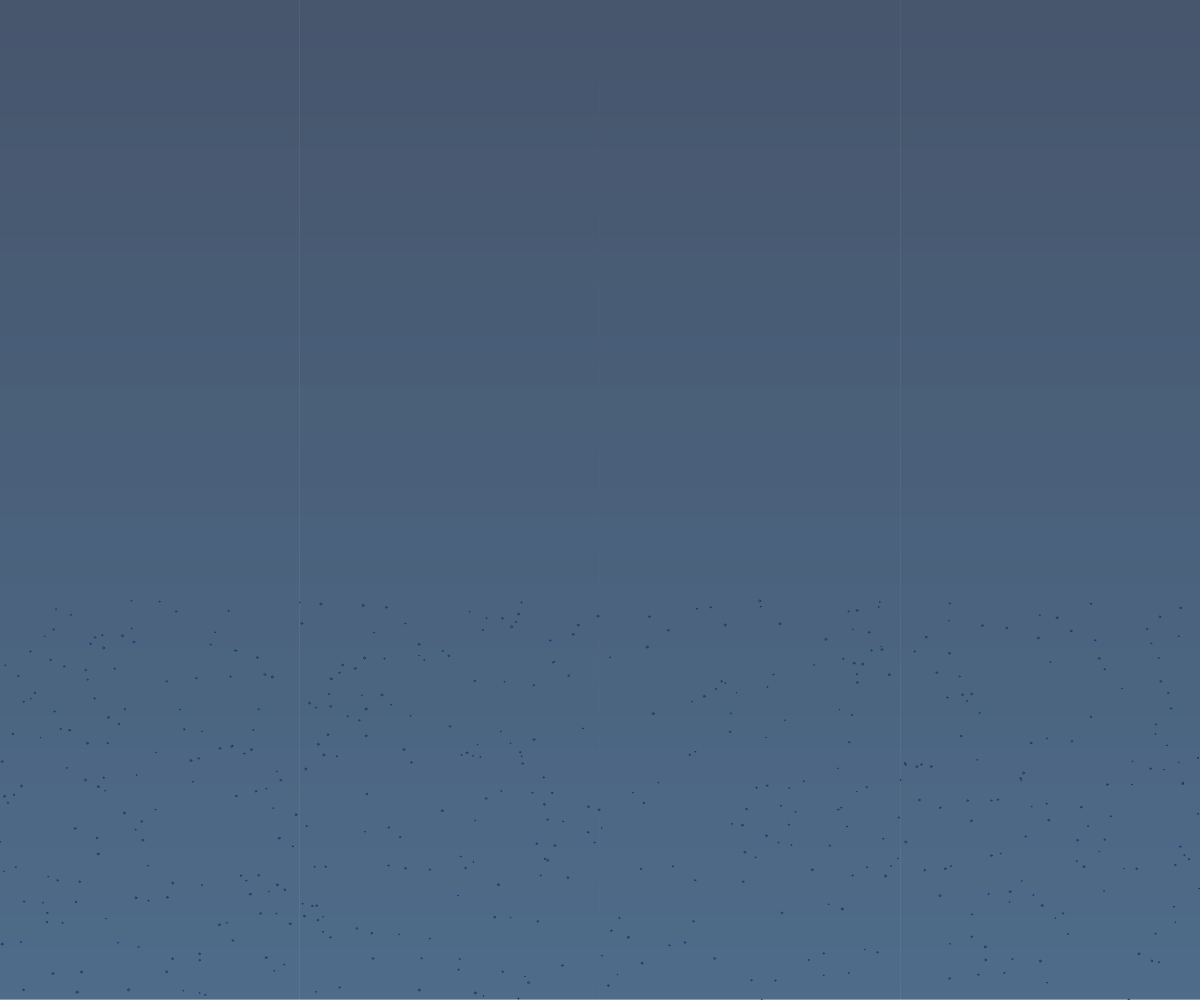
Frame 1 (no input)
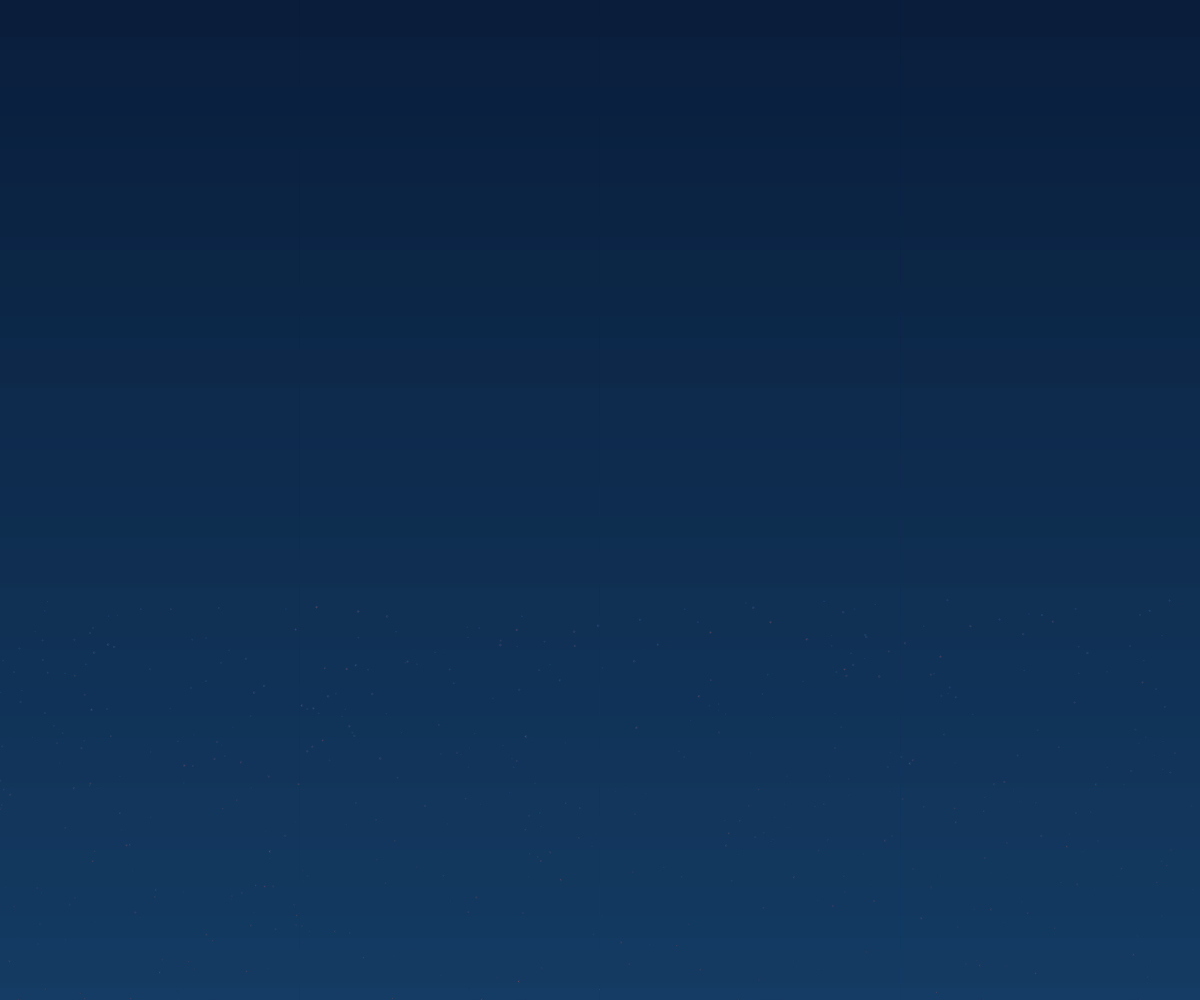
Frame 60 (no input)
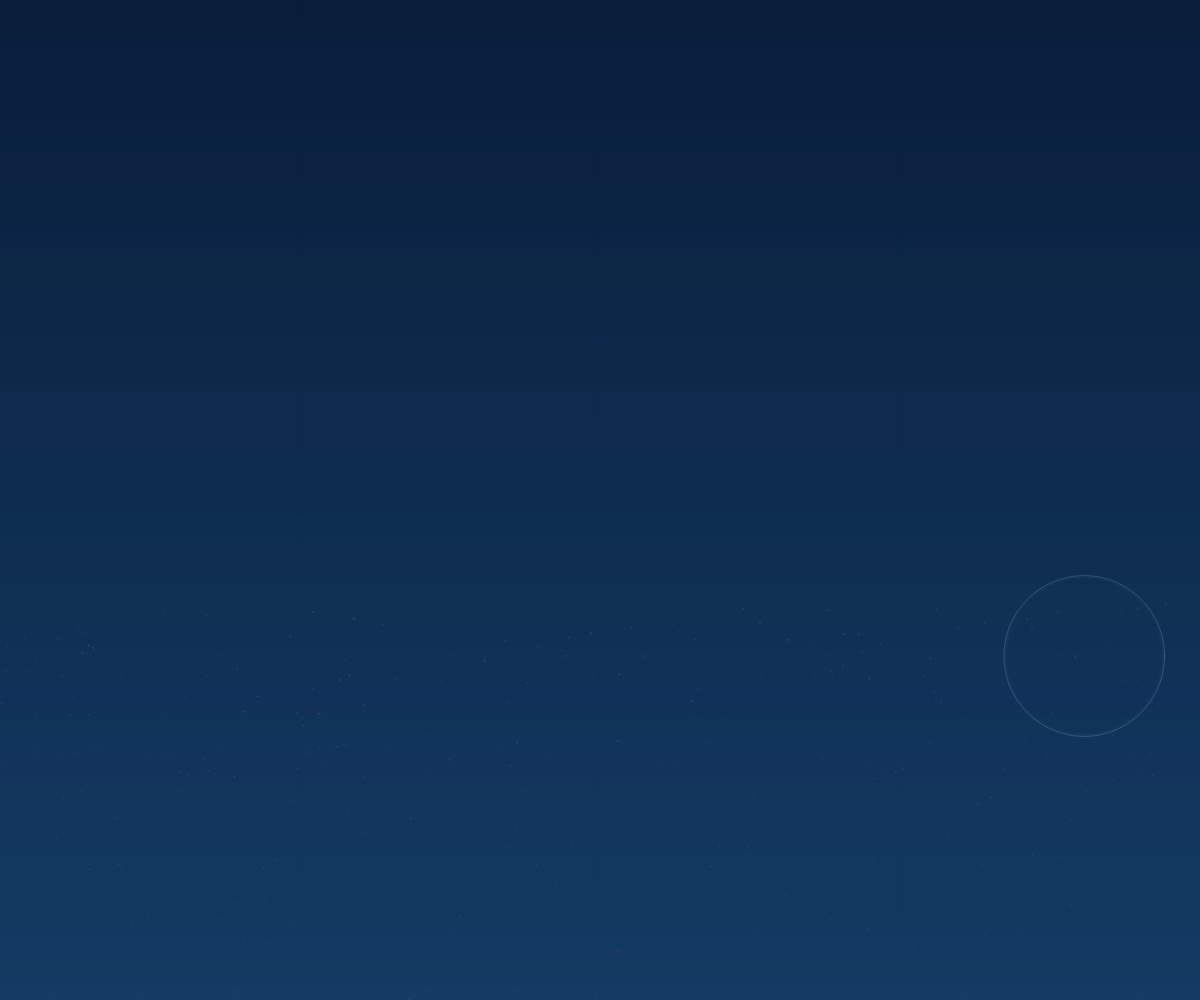
Frame 120 (the mouse pressed at the canvas centre since frame 60)

The p5.js sketch that drew these frames (run headless with seeded random() and noise() and a simulated clock; from frame 60 on, the mouse is pressed at the canvas centre):

// p5.js sketch
// ── sketch.js
let current = [];
let waterParticles = [];
let ripples = [];

function setup() {
  createCanvas(windowWidth, windowHeight);
  noStroke();
  
  // Create water particles with subtle movement
  for (let i = 0; i < 500; i++) {
    waterParticles.push({
      x: random(width),
      y: random(height * 0.6, height),
      size: random(0.5, 2),
      speed: random(0.1, 0.5),
      angle: random(TWO_PI),
      originalAngle: random(TWO_PI),
      hue: random(180, 220),
      saturation: random(60, 90),
      brightness: random(70, 90)
    });
  }
  
  // Initialize ripples array
  for (let i = 0; i < 20; i++) {
    ripples.push({
      x: 0,
      y: 0,
      radius: 0,
      maxRadius: random(80, 150),
      alpha: 0,
      speed: random(0.8, 1.5)
    });
  }
}

function draw() {
  // Subtle background gradient
  for (let y = 0; y < height; y++) {
    let inter = map(y, 0, height, 0, 1);
    let c = lerpColor(color(10, 30, 60), color(20, 60, 100), inter);
    stroke(c);
    line(0, y, width, y);
  }
  
  // Draw water background particles
  for (let p of waterParticles) {
    // Update angle with subtle noise-based movement
    let n = noise(p.x * 0.002, p.y * 0.002, frameCount * 0.01) * TWO_PI;
    p.angle = lerp(p.angle, n, 0.05);
    
    // Apply movement with ripple interaction
    let minDist = Infinity;
    let rippleForce = { x: 0, y: 0 };
    
    for (let ripple of ripples) {
      if (ripple.alpha > 0) {
        let dx = p.x - ripple.x;
        let dy = p.y - ripple.y;
        let dist = Math.sqrt(dx * dx + dy * dy);
        
        // Only affect particles near ripples
        if (dist < ripple.maxRadius && dist > 0) {
          let force = map(dist, 0, ripple.maxRadius, 1, 0.1);
          rippleForce.x += (dx / dist) * force;
          rippleForce.y += (dy / dist) * force;
        }
      }
    }
    
    // Apply the ripple force to particle angle
    p.angle += rippleForce.x * 0.02;
    
    p.x += cos(p.angle) * p.speed;
    p.y += sin(p.angle) * p.speed;
    
    if (p.x < 0 || p.x > width) p.angle = PI - p.angle;
    if (p.y < height * 0.6 || p.y > height) p.angle = -p.angle;
    
    // Draw particle with luminous effect
    fill(p.hue, p.saturation, p.brightness, 150);
    ellipse(p.x, p.y, p.size);
  }
  
  // Update and draw ripples
  updateRipples();
}

function updateRipples() {
  for (let ripple of ripples) {
    if (ripple.alpha > 0) {
      ripple.radius += ripple.speed;
      ripple.alpha -= 1.5;
      
      // Draw ripple with luminous glow
      let c = color(200, 230, 255, ripple.alpha * 0.3);
      stroke(c);
      noFill();
      ellipse(ripple.x, ripple.y, ripple.radius * 2);
    }
  }
}

function windowResized() {
  resizeCanvas(windowWidth, windowHeight);
}

// Add ripples periodically
function mousePressed() {
  addRipple(random(width), random(height * 0.6, height));
}

function addRipple(x, y) {
  // Find inactive ripple
  for (let i = 0; i < ripples.length; i++) {
    if (ripples[i].alpha <= 0) {
      ripples[i].x = x;
      ripples[i].y = y;
      ripples[i].radius = 0;
      ripples[i].alpha = 255;
      break;
    }
  }
}
